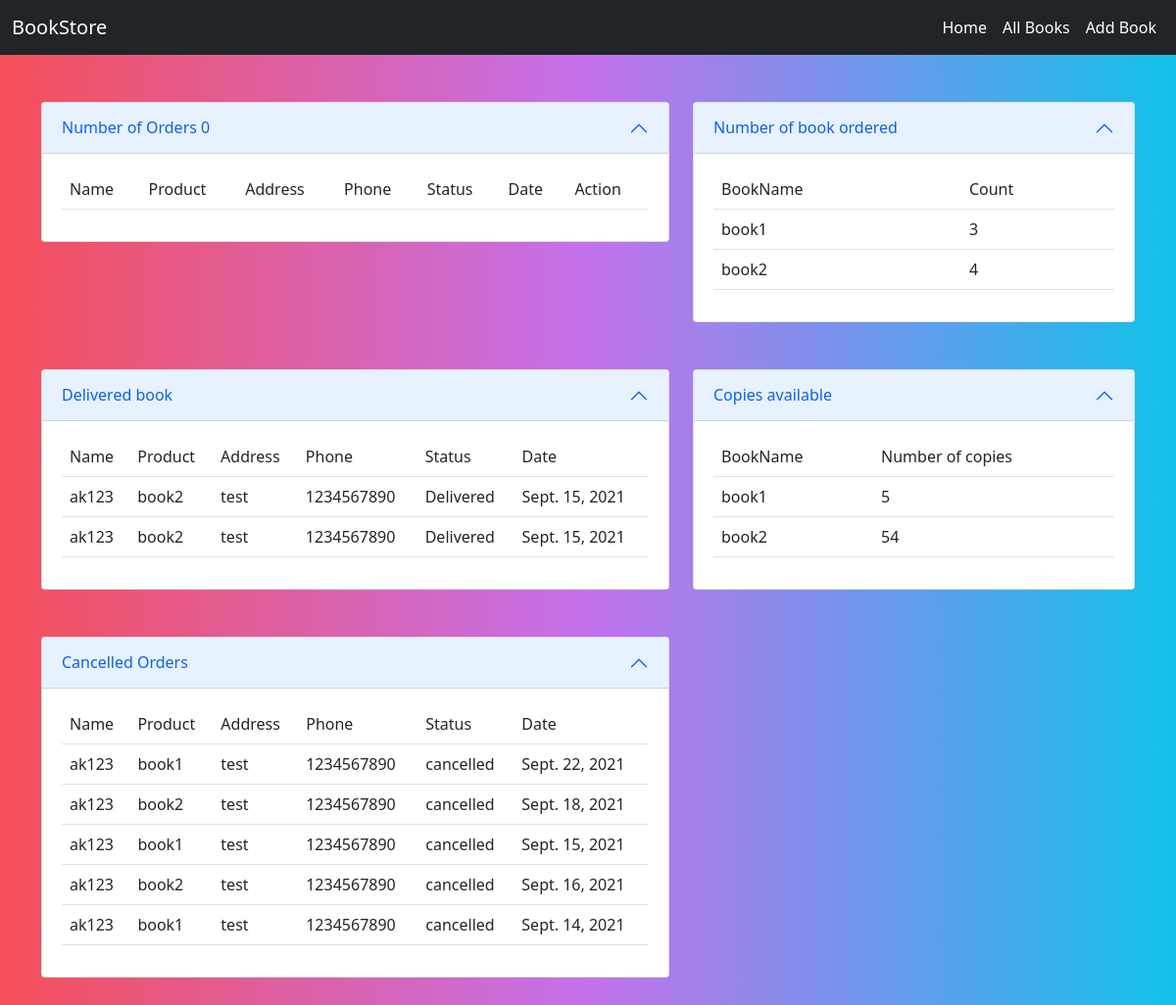
/owner/, run on the app's committed database.
### owner/models.py (models this page shows, shortened)
class Order(models.Model):
    products = models.ForeignKey(Book, on_delete=models.CASCADE)
    user = models.CharField(max_length=30)
    address = models.CharField(max_length=120)
    options = (
        ('Delivered', 'Delivered'),
        ('intransit', 'intransit'),
        ('ordered', 'ordered'),
        ('cancelled', 'cancelled'),
    )
    phone = models.CharField(max_length=12, null=True)
    status = models.CharField(max_length=20, choices=options, default='ordered')
    expected_delivery_date = models.DateField(null=True,default=edd)

class Book(models.Model):
    book_name = models.CharField(max_length=100, unique=True)
    author_name = models.CharField(max_length=100)
    price = models.PositiveIntegerField()
    no_of_copies = models.PositiveIntegerField()
    category = models.CharField(max_length=100, null=True)
    image = models.ImageField(upload_to="images", null="True")

### owner/views.py (the view)
# urls.py: path("",views.dashboard,name="dashboard"),
def dashboard(request):
    order = Order.objects.filter(status="ordered")
    deliver = Order.objects.filter(status="Delivered")
    cancel = Order.objects.filter(status="cancelled")
    report = Order.objects.values('products__book_name').annotate(count=Count('products'))
    copie = Book.objects.all().order_by('no_of_copies')
    context = {'orders': order, 'reports': report, 'copies': copie, 'delivers': deliver, 'cancelled': cancel}
    return render(request, "dashboard.html", context)

### owner/templates/dashboard.html (shortened to what this page needs)
<!DOCTYPE html>
{%extends 'main.html'%}
{%block body_block%}
<div class="row">
    <div class="col-lg-7">
        <div class="accordion-item">
            <h2 class="accordion-header" id="headingOne">
                <button class="accordion-button" type="button" data-bs-toggle="collapse"
                        data-bs-target="#collapseOne" aria-expanded="true" aria-controls="collapseOne">
                    Number of Orders {{orders|length}}
                </button>
            </h2>
            <div id="collapseOne" class="accordion-collapse collapse show" aria-labelledby="headingOne"
                 data-bs-parent="#accordionExample">
                <div class="accordion-body">
                    <table class="table">
                        <tr>
                            <td>Name</td>
                            <td>Product</td>
                            <td>Address</td>
                            <td>Phone</td>
                            <td>Status</td>
                            <td>Date</td>
                            <td>Action</td>
                        </tr>
                    </table>
                </div>
            </div>
        </div>
    </div>
    <div class="col-lg-5">
        <div class="accordion-item">
            <h2 class="accordion-header" id="headingOn">
                <button class="accordion-button" type="button" data-bs-toggle="collapse"
                        data-bs-target="#collapseOn" aria-expanded="true" aria-controls="collapseOn">
                    Number of book ordered
                </button>
            </h2>
            <div id="collapseOn" class="accordion-collapse collapse show" aria-labelledby="headingOn"
                 data-bs-parent="#accordionExample">
                <div class="accordion-body">
                    <table class="table">
                        <tr>
                            <td>BookName</td>
                            <td>Count</td>
                        </tr>
                        {%for report in reports%}
                        <tr>
                            <td>{{report.products__book_name}}</td>
                            <td>{{report.count}}</td>
                        </tr>
                        {%endfor%}
                    </table>
                </div>
            </div>
        </div>
    </div>
</div>
<div class="row mt-5">
    <div class="col-lg-7">
        <div class="accordion-item">
            <h2 class="accordion-header" id="heading1">
                <button class="accordion-button" type="button" data-bs-toggle="collapse" data-bs-target="#collapse1"
                        aria-expanded="true" aria-controls="collapse1">
                    Delivered book
                </button>
            </h2>
            <div id="collapse1" class="accordion-collapse collapse show" aria-labelledby="heading1"
                 data-bs-parent="#accordionExample">
                <div class="accordion-body">
                    <table class="table">
                        <tr>
                            <td>Name</td>
                            <td>Product</td>
                            <td>Address</td>
                            <td>Phone</td>
                            <td>Status</td>
                            <td>Date</td>
                        </tr>
                        {%for deliver in delivers%}
                        <tr>
                            <td>{{deliver.user}}</td>
                            <td>{{deliver.products.book_name}}</td>
                            <td>{{deliver.address}}</td>
                            <td>{{deliver.phone}}</td>
                            <td>{{deliver.status}}</td>
                            <td>{{deliver.expected_delivery_date}}</td>
                        </tr>
                        {%endfor%}
                    </table>
                </div>
            </div>
        </div>
    </div>
    <div class="col-lg-5">
        <div class="accordion-item">
            <h2 class="accordion-header" id="headingO">
                <button class="accordion-button" type="button" data-bs-toggle="collapse" data-bs-target="#collapseO"
                        aria-expanded="true" aria-controls="collapseO">
                    Copies available
                </button>
            </h2>
            <div id="collapseO" class="accordion-collapse collapse show" aria-labelledby="headingO"
                 data-bs-parent="#accordionExample">
                <div class="accordion-body">
                    <table class="table">
                        <tr>
                            <td>BookName</td>
                            <td>Number of copies</td>
                        </tr>
                        {%for copie in copies%}
                        <tr>
                            <td>{{copie.book_name}}</td>
                            <td>{{copie.no_of_copies}}</td>
                        </tr>
                        {%endfor%}
                    </table>
                </div>
            </div>
        </div>
    </div>
</div>
<div class="row mt-5">
    <div class="col-lg-7">
        <div class="accordion-item">
            <h2 class="accordion-header" id="heading12">
                <button class="accordion-button" type="button" data-bs-toggle="collapse" data-bs-target="#collapse12"
                        aria-expanded="true" aria-controls="collapse12">
                    Cancelled Orders
                </button>
            </h2>
            <div id="collapse12" class="accordion-collapse collapse show" aria-labelledby="heading12"
                 data-bs-parent="#accordionExample">
                <div class="accordion-body">
                    <table class="table">
                        <tr>
                            <td>Name</td>
                            <td>Product</td>
                            <td>Address</td>
                            <td>Phone</td>
                            <td>Status</td>
                            <td>Date</td>
                        </tr>
                        {%for deliver in cancelled%}
                        <tr>
                            <td>{{deliver.user}}</td>
                            <td>{{deliver.products.book_name}}</td>
                            <td>{{deliver.address}}</td>
                            <td>{{deliver.phone}}</td>
                            <td>{{deliver.status}}</td>
                            <td>{{deliver.expected_delivery_date}}</td>
                        </tr>
                        {%endfor%}
                    </table>
                </div>
            </div>
        </div>
    </div>
</div>
{%endblock%}

### owner/static/css/style.css (style rules this page uses)
body { background: #12c2e9; background: -webkit-linear-gradient(to right, #f64f59, #c471ed, #12c2e9); background: linear-gradient(to right, #f64f59, #c471ed, #12c2e9); }

### data on the page
Order: user "ak123", products.book_name "book2", address "test", phone "1234567890", status "Delivered", expected_delivery_date "Sept. 15, 2021"
Order: user "ak123", products.book_name "book2", address "test", phone "1234567890", status "Delivered", expected_delivery_date "Sept. 15, 2021"
Book: book_name "book1", no_of_copies "5"
Book: book_name "book2", no_of_copies "54"
Order: user "ak123", products.book_name "book1", address "test", phone "1234567890", status "cancelled", expected_delivery_date "Sept. 22, 2021"
Order: user "ak123", products.book_name "book2", address "test", phone "1234567890", status "cancelled", expected_delivery_date "Sept. 18, 2021"
Order: user "ak123", products.book_name "book1", address "test", phone "1234567890", status "cancelled", expected_delivery_date "Sept. 15, 2021"
Order: user "ak123", products.book_name "book2", address "test", phone "1234567890", status "cancelled", expected_delivery_date "Sept. 16, 2021"
Order: user "ak123", products.book_name "book1", address "test", phone "1234567890", status "cancelled", expected_delivery_date "Sept. 14, 2021"

### other printed values
{{ orders|length }} "0"
{{ report.products__book_name }} "book1" "book2"
{{ report.count }} "3" "4"
